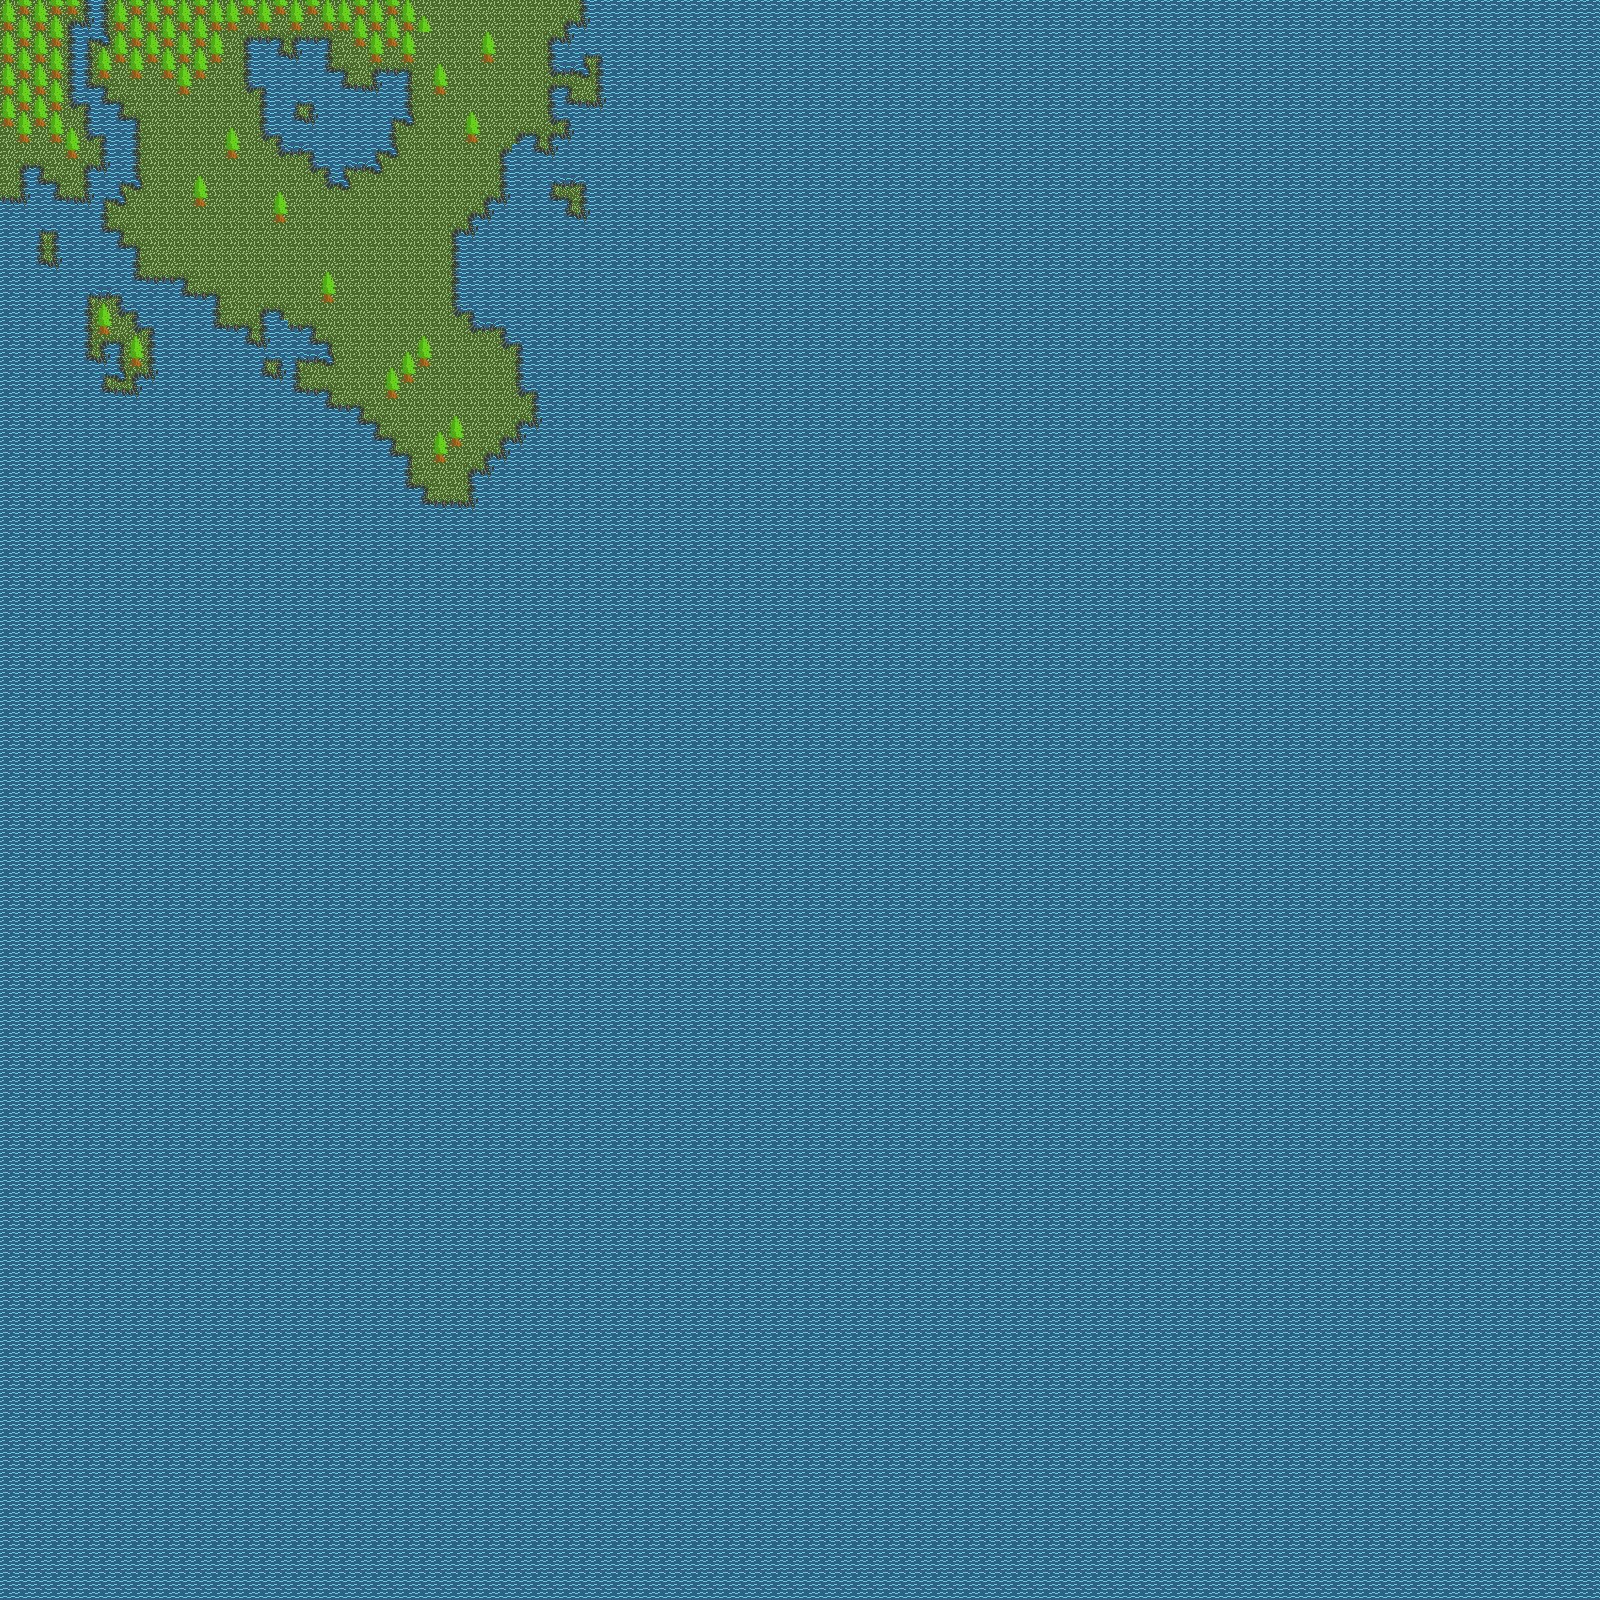

A 2D game scene composited from a Tiled map and its tileset images. What follows is a short description and the map's XML, with each tile layer's data collapsed to a summary:
An orthogonal 100x100 tile map with 16x16 px tiles, 1 tile layer (Tile Layer 1).

<map version="1.2" tiledversion="1.3.4" orientation="orthogonal" renderorder="right-down" width="100" height="100" tilewidth="16" tileheight="16" infinite="0" nextlayerid="2" nextobjectid="1">
 <editorsettings>
  <export target="map.csv" format="csv" />
 </editorsettings>
 <tileset firstgid="1" source="16bit.tsx" />
 <layer id="1" name="Tile Layer 1" width="100" height="100">
  <data>[10000 cells, 10000 non-empty, 16 distinct tile ids]</data>
 </layer>
</map>
